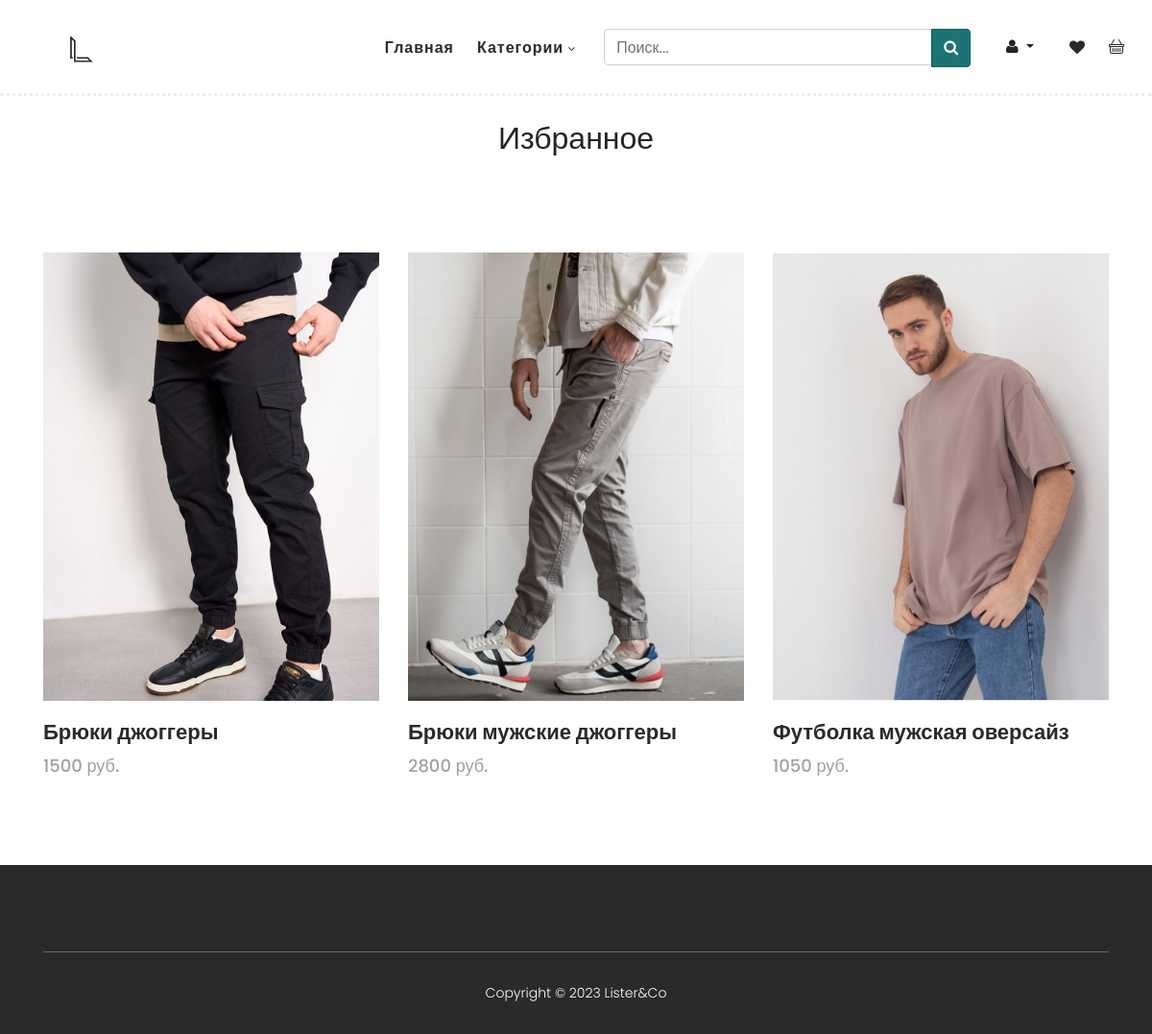
The page /favorites/ (signed in) on the database its author committed.
### store/models.py (models this page shows, shortened)
class Favorite(models.Model):
    user = models.ForeignKey(User, on_delete=models.CASCADE)
    product = models.ForeignKey(Product, on_delete=models.CASCADE)
    class Meta:
        verbose_name = 'Избранное'
        verbose_name_plural = 'Избранное'

class Product(models.Model):
    name = models.CharField(max_length=100)
    description = models.TextField()
    materials = models.CharField(max_length=100)
    price = models.IntegerField(null=True)
    photo = models.ImageField(upload_to="photos/%Y/%m/%d", null=True)
    photo2 = models.ImageField(upload_to="photos/%Y/%m/%d", null=True)
    photo3 = models.ImageField(upload_to="photos/%Y/%m/%d", null=True)
    time_create = models.TimeField(auto_now_add=True)
    category = models.ForeignKey('Category', on_delete=models.PROTECT)
    class Meta:
        verbose_name = 'Одежда'
        verbose_name_plural = 'Одежда'
    def get_absolute_url(self):
        return reverse('detail', kwargs={'did': self.pk})

### store/views.py (the view)
# urls.py: path('favorites/', favorite_details, name='favorites'),
@login_required
def favorite_details(request):
    user = request.user
    user_favorites = reversed(Favorite.objects.filter(user=request.user))
    user_favorites_length = Favorite.objects.filter(user=request.user)
    categorys = Category.objects.all()
    context = {
        'user': user,
        'user_favorites': user_favorites,
        'user_favorites_length': user_favorites_length,
        'title': 'Избранное',
        'categorys': categorys,
    }
    return render(request, 'store/favorite_detail.html', context)

### store/models.py (called while the page is built)
    def get_absolute_url(self):
        return reverse('category', kwargs={'cid': self.pk})

### store/templates/store/favorite_detail.html
{% extends 'store/base.html' %}
{% block content %}
    <div class="favorites-header">
        <h2 class="favorites-h">Избранное</h2>
    </div>
    <section class="section" id="products">
        {% if user_favorites_length|length == 0 %}
                        <div class="basket-error">
                            <h1 class="h-basket-error">Здесь пока ничего нет...</h1>
                            <a href="{% url 'home' %}" class="btn btn-success"><span class="glyphicon glyphicon-arrow-left"></span>Главная</a>
                        </div>
                {% else %}
        <div class="container favorites-page">
            <div class="row">
                {% for u in user_favorites %}
                <div class="col-lg-4">
                    <div class="item">
                        <div class="thumb">
                            <a href="{{u.product.get_absolute_url}}"><img src="{{u.product.photo.url}}" alt=""></a>
                        </div>
                        <div class="down-content">
                            <a href="{{u.product.get_absolute_url}}"><h4>{{u.product.name}}</h4></a>
                            <span>{{u.product.price}} руб.</span>
                        </div>
                    </div>
                </div>
                {% endfor %}
                {% endif %}
            </div>
        </div>
    </section>
{% endblock %}

### store/static/store/assets/css/templatemo-hexashop.css (style rules this page uses)
html, body, div, span, applet, object, iframe, h1, h2, h3, h4, h5, h6, p, blockquote, div pre, a, abbr, acronym, address, big, cite, code, del, dfn, em, font, img, ins, kbd, q, s, samp, small, strike, strong, sub, sup, tt, var, b, u, i, center, dl, dt, dd, ol, ul, li, figure, header, nav, section, article, aside, footer, figcaption { margin: 0; padding: 0; border: 0; outline: 0; }
.favorites-page { padding-top: 100px; }
.favorites-header { padding-top: 125px; }
.favorites-h { text-align: center; }
header, nav, section, article, aside, footer, hgroup { display: block; }
* { box-sizing: border-box; }
html, body { font-family: 'Poppins', sans-serif; font-weight: 400; background-color: #fff; font-size: 16px; -ms-text-size-adjust: 100%; -webkit-font-smoothing: antialiased; -moz-osx-font-smoothing: grayscale; }
a { text-decoration: none !important; }
h1, h2, h3, h4, h5, h6 { margin-top: 0px; margin-bottom: 0px; }
html, body { background: #fff; font-family: 'Poppins', sans-serif; }
#products .item { margin-bottom: 30px; }
#products .item .thumb img { width: 100%; overflow: hidden; }
#products .item .down-content { padding-top: 20px; position: relative; z-index: 3; background-color: #fff; }
#products .item .down-content h4 { font-size: 22px; color: #2a2a2a; font-weight: 700; margin-bottom: 8px; }
#products .item .down-content span { font-size: 18px; color: #a1a1a1; font-weight: 500; display: block; }
#products .item .thumb { position: relative; }

### rows shown on the page
Favorite: product.photo (picture), product.name "Брюки джоггеры", product.price "1500"
Favorite: product.photo (picture), product.name "Брюки мужские джоггеры", product.price "2800"
Favorite: product.photo (picture), product.name "Футболка мужская оверсайз", product.price "1050"
